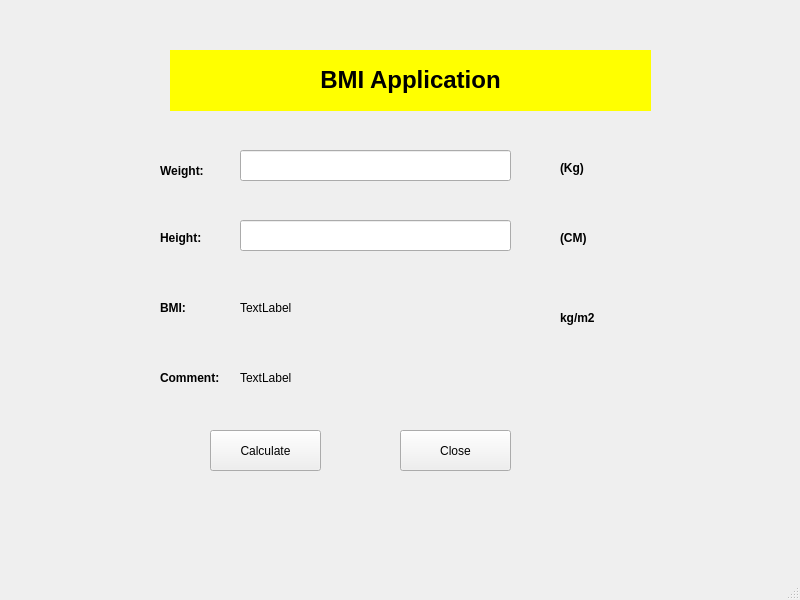
<?xml version="1.0" encoding="UTF-8"?>
<ui version="4.0">
 <class>MainWindow</class>
 <widget class="QMainWindow" name="MainWindow">
  <property name="geometry">
   <rect>
    <x>0</x>
    <y>0</y>
    <width>800</width>
    <height>600</height>
   </rect>
  </property>
  <property name="windowTitle">
   <string>MainWindow</string>
  </property>
  <widget class="QWidget" name="centralwidget">
   <widget class="QLabel" name="label_6">
    <property name="geometry">
     <rect>
      <x>560</x>
      <y>230</y>
      <width>55</width>
      <height>16</height>
     </rect>
    </property>
    <property name="font">
     <font>
      <weight>75</weight>
      <bold>true</bold>
     </font>
    </property>
    <property name="text">
     <string>(CM)</string>
    </property>
   </widget>
   <widget class="QPushButton" name="pushButtonClose">
    <property name="geometry">
     <rect>
      <x>400</x>
      <y>430</y>
      <width>111</width>
      <height>41</height>
     </rect>
    </property>
    <property name="text">
     <string>Close</string>
    </property>
    <property name="icon">
     <iconset>
      <normaloff>../LearnQPushButton/images/8664836_id_card_icon.png</normaloff>../LearnQPushButton/images/8664836_id_card_icon.png</iconset>
    </property>
   </widget>
   <widget class="QLabel" name="label_8">
    <property name="geometry">
     <rect>
      <x>160</x>
      <y>370</y>
      <width>71</width>
      <height>16</height>
     </rect>
    </property>
    <property name="font">
     <font>
      <weight>75</weight>
      <bold>true</bold>
     </font>
    </property>
    <property name="text">
     <string>Comment:</string>
    </property>
   </widget>
   <widget class="QLabel" name="label">
    <property name="geometry">
     <rect>
      <x>560</x>
      <y>160</y>
      <width>55</width>
      <height>16</height>
     </rect>
    </property>
    <property name="font">
     <font>
      <weight>75</weight>
      <bold>true</bold>
     </font>
    </property>
    <property name="text">
     <string>(Kg)</string>
    </property>
   </widget>
   <widget class="QLineEdit" name="lineEditWeight">
    <property name="geometry">
     <rect>
      <x>240</x>
      <y>150</y>
      <width>271</width>
      <height>31</height>
     </rect>
    </property>
   </widget>
   <widget class="QLabel" name="label_2">
    <property name="geometry">
     <rect>
      <x>160</x>
      <y>160</y>
      <width>81</width>
      <height>21</height>
     </rect>
    </property>
    <property name="font">
     <font>
      <weight>75</weight>
      <bold>true</bold>
     </font>
    </property>
    <property name="text">
     <string>Weight:</string>
    </property>
   </widget>
   <widget class="QLabel" name="label_7">
    <property name="geometry">
     <rect>
      <x>560</x>
      <y>310</y>
      <width>55</width>
      <height>16</height>
     </rect>
    </property>
    <property name="font">
     <font>
      <weight>75</weight>
      <bold>true</bold>
     </font>
    </property>
    <property name="text">
     <string>kg/m2</string>
    </property>
   </widget>
   <widget class="QPushButton" name="pushButtonCalculate">
    <property name="geometry">
     <rect>
      <x>210</x>
      <y>430</y>
      <width>111</width>
      <height>41</height>
     </rect>
    </property>
    <property name="text">
     <string>Calculate</string>
    </property>
    <property name="icon">
     <iconset>
      <normaloff>../LearnQPushButton/images/8664826_keyboard_computer_icon.png</normaloff>../LearnQPushButton/images/8664826_keyboard_computer_icon.png</iconset>
    </property>
   </widget>
   <widget class="QLabel" name="label_5">
    <property name="geometry">
     <rect>
      <x>170</x>
      <y>50</y>
      <width>481</width>
      <height>61</height>
     </rect>
    </property>
    <property name="styleSheet">
     <string notr="true">background-color: rgb(255, 255, 0);</string>
    </property>
    <property name="text">
     <string>&lt;html&gt;&lt;head/&gt;&lt;body&gt;&lt;p align=&quot;center&quot;&gt;&lt;span style=&quot; font-size:18pt; font-weight:600;&quot;&gt;BMI Application&lt;/span&gt;&lt;/p&gt;&lt;/body&gt;&lt;/html&gt;</string>
    </property>
   </widget>
   <widget class="QLabel" name="labelBMI">
    <property name="geometry">
     <rect>
      <x>240</x>
      <y>300</y>
      <width>271</width>
      <height>16</height>
     </rect>
    </property>
    <property name="text">
     <string>TextLabel</string>
    </property>
   </widget>
   <widget class="QLabel" name="label_3">
    <property name="geometry">
     <rect>
      <x>160</x>
      <y>230</y>
      <width>55</width>
      <height>16</height>
     </rect>
    </property>
    <property name="font">
     <font>
      <weight>75</weight>
      <bold>true</bold>
     </font>
    </property>
    <property name="text">
     <string>Height:</string>
    </property>
   </widget>
   <widget class="QLabel" name="labelComment">
    <property name="geometry">
     <rect>
      <x>240</x>
      <y>370</y>
      <width>271</width>
      <height>16</height>
     </rect>
    </property>
    <property name="text">
     <string>TextLabel</string>
    </property>
   </widget>
   <widget class="QLineEdit" name="lineEditHeight">
    <property name="geometry">
     <rect>
      <x>240</x>
      <y>220</y>
      <width>271</width>
      <height>31</height>
     </rect>
    </property>
   </widget>
   <widget class="QLabel" name="label_4">
    <property name="geometry">
     <rect>
      <x>160</x>
      <y>300</y>
      <width>55</width>
      <height>16</height>
     </rect>
    </property>
    <property name="font">
     <font>
      <weight>75</weight>
      <bold>true</bold>
     </font>
    </property>
    <property name="text">
     <string>BMI:</string>
    </property>
   </widget>
  </widget>
  <widget class="QMenuBar" name="menubar">
   <property name="geometry">
    <rect>
     <x>0</x>
     <y>0</y>
     <width>800</width>
     <height>26</height>
    </rect>
   </property>
  </widget>
  <widget class="QStatusBar" name="statusbar"/>
 </widget>
 <resources/>
 <connections/>
</ui>
